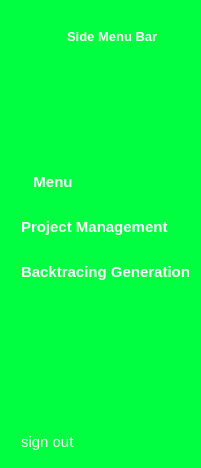
     <widget class="QWidget" name="Icon_Name" native="true">
      <property name="styleSheet">
       <string notr="true">QWidget {

	
	color : white;
	background-color: rgb(0, 255, 64);
}

QPushButton {
 color : white;
text-align : left;
height : 30px;
border: none;
padding-left : 10px;
}
QPushButton:checked {
    /* Styles lorsque le bouton est coché */
    background-color: white;
    color: green;
    border: 2px solid white; /* Changez la couleur et l'épaisseur de la bordure si nécessaire */
    border-radius: 10px; /* Changez la valeur pour ajuster le radius des coins */
	 font-size: 12px;
 font-weight: bold;

}</string>
      </property>
      <layout class="QVBoxLayout" name="verticalLayout_3">
       <item>
        <layout class="QHBoxLayout" name="horizontalLayout_3">
         <property name="rightMargin">
          <number>30</number>
         </property>
         <item>
          <widget class="QLabel" name="name">
           <property name="minimumSize">
            <size>
             <width>50</width>
             <height>50</height>
            </size>
           </property>
           <property name="maximumSize">
            <size>
             <width>50</width>
             <height>50</height>
            </size>
           </property>
           <property name="text">
            <string/>
           </property>
           <property name="pixmap">
            <pixmap resource="Rsr/ressource.qrc">:/rsr/image.png</pixmap>
           </property>
           <property name="scaledContents">
            <bool>true</bool>
           </property>
           <property name="alignment">
            <set>Qt::AlignCenter</set>
           </property>
          </widget>
         </item>
         <item>
          <widget class="QLabel" name="Side_Menu_Bar">
           <property name="font">
            <font>
             <pointsize>10</pointsize>
             <weight>75</weight>
             <bold>true</bold>
            </font>
           </property>
           <property name="text">
            <string>Side Menu Bar</string>
           </property>
          </widget>
         </item>
        </layout>
       </item>
       <item>
        <layout class="QVBoxLayout" name="verticalLayout_2">
         <property name="spacing">
          <number>15</number>
         </property>
         <property name="topMargin">
          <number>100</number>
         </property>
         <item>
          <widget class="QPushButton" name="Menu_buuton_name">
           <property name="minimumSize">
            <size>
             <width>20</width>
             <height>20</height>
            </size>
           </property>
           <property name="font">
            <font>
             <pointsize>11</pointsize>
             <weight>75</weight>
             <bold>true</bold>
            </font>
           </property>
           <property name="text">
            <string>   Menu</string>
           </property>
           <property name="icon">
            <iconset resource="Rsr/ressource.qrc">
             <normaloff>:/rsr/dashboard.png</normaloff>:/rsr/dashboard.png</iconset>
           </property>
           <property name="iconSize">
            <size>
             <width>20</width>
             <height>20</height>
            </size>
           </property>
           <property name="checkable">
            <bool>true</bool>
           </property>
           <property name="autoExclusive">
            <bool>true</bool>
           </property>
          </widget>
         </item>
         <item>
          <widget class="QPushButton" name="Prj_Mng_button">
           <property name="font">
            <font>
             <pointsize>11</pointsize>
             <weight>75</weight>
             <bold>true</bold>
            </font>
           </property>
           <property name="text">
            <string>Project Management</string>
           </property>
           <property name="icon">
            <iconset resource="Rsr/ressource.qrc">
             <normaloff>:/rsr/th (5).jpg</normaloff>:/rsr/th (5).jpg</iconset>
           </property>
           <property name="iconSize">
            <size>
             <width>20</width>
             <height>20</height>
            </size>
           </property>
           <property name="checkable">
            <bool>true</bool>
           </property>
           <property name="autoExclusive">
            <bool>true</bool>
           </property>
          </widget>
         </item>
         <item>
          <widget class="QPushButton" name="Generate_Nmae_btn">
           <property name="font">
            <font>
             <pointsize>11</pointsize>
             <weight>75</weight>
             <italic>false</italic>
             <bold>true</bold>
             <underline>false</underline>
             <strikeout>false</strikeout>
             <kerning>true</kerning>
            </font>
           </property>
           <property name="mouseTracking">
            <bool>true</bool>
           </property>
           <property name="text">
            <string>Backtracing Generation</string>
           </property>
           <property name="icon">
            <iconset resource="Rsr/ressource.qrc">
             <normaloff>:/rsr/OIP.jpg</normaloff>:/rsr/OIP.jpg</iconset>
           </property>
           <property name="iconSize">
            <size>
             <width>20</width>
             <height>20</height>
            </size>
           </property>
           <property name="checkable">
            <bool>true</bool>
           </property>
           <property name="autoExclusive">
            <bool>true</bool>
           </property>
          </widget>
         </item>
        </layout>
       </item>
       <item>
        <spacer name="verticalSpacer_2">
         <property name="orientation">
          <enum>Qt::Vertical</enum>
         </property>
         <property name="sizeHint" stdset="0">
          <size>
           <width>20</width>
           <height>134</height>
          </size>
         </property>
        </spacer>
       </item>
       <item>
        <widget class="QPushButton" name="logout_name">
         <property name="font">
          <font>
           <pointsize>11</pointsize>
          </font>
         </property>
         <property name="text">
          <string>sign out</string>
         </property>
         <property name="icon">
          <iconset resource="Rsr/ressource.qrc">
           <normaloff>:/rsr/log_out.png</normaloff>:/rsr/log_out.png</iconset>
         </property>
         <property name="checkable">
          <bool>true</bool>
         </property>
         <property name="autoExclusive">
          <bool>true</bool>
         </property>
        </widget>
       </item>
      </layout>
     </widget>
